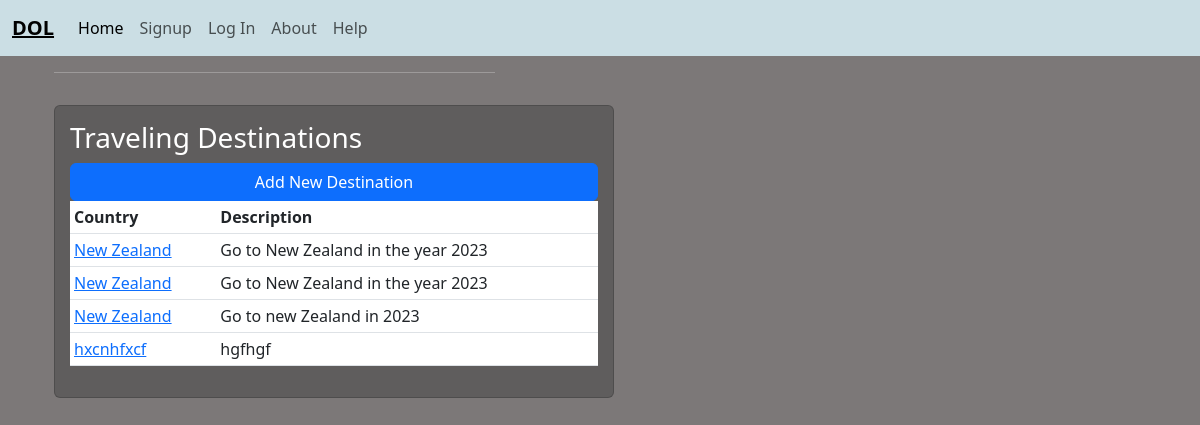
Before: /wishes/ with the older database file.
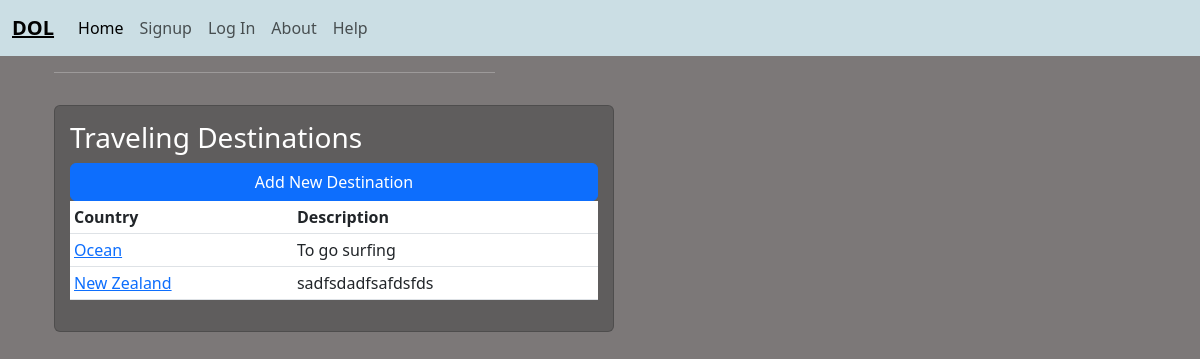
After: the same page with the newer database file.
### wishes/models.py (models this page shows, shortened)
class Wish(models.Model):
    summary = models.CharField(max_length=256)
    description = models.TextField()
    status = models.ForeignKey(
    Status,
    on_delete=models.CASCADE,
    null = True
    )
    author = models.ForeignKey(
        get_user_model(),
        on_delete=models.CASCADE
    )
    assignee = models.ForeignKey(
        get_user_model(),
        on_delete=models.CASCADE,
        null = True,
        related_name= "assignee"
    )
    created_on = models.DateTimeField(auto_now_add=True)

### wishes/views.py (the view)
# urls.py: path('', views.BoardView.as_view(), name ='board'),
class BoardView(ListView):
    template_name ="wishes/board.html"
    model = Wish

### templates/wishes/board.html (shortened to what this page needs)
{% extends 'base.html' %}
{% load static %}
{% block content %}
<body class="homeBody">
<div class="container">
    <div class="row">
        <div class="col-md-5">
            <hr>
            <div class ="card card-body">
                <h3>Traveling Destinations</h3>
                <a class="btn btn-primary" href="{% url 'new_wish' %}">Add New Destination</a>
                <table class ="table table-sm">
                    <tr>
                        <th>Country</th>
                        <th>Description</th>
                    </tr>
                    {% for wish in wish_list %}
                        <tr>
                            <td><a href="{% url 'wish_detail' wish.id %}">{{ wish.summary | truncatechars:150 }}</a></td>
                            <td>{{ wish.description | truncatechars:250 }}</td>
                        </tr>
                        {% endfor %}
                </table>
            </div>
        </div>
    </div>
</div>
</body>
{% endblock content %}

Changed rows visible on the page:
removed Wish: summary "New Zealand", description "Go to New Zealand in the year 2023"
removed Wish: summary "New Zealand", description "Go to New Zealand in the year 2023"
removed Wish: summary "New Zealand", description "Go to new Zealand in 2023"
removed Wish: summary "hxcnhfxcf", description "hgfhgf"
added Wish: summary "Ocean", description "To go surfing"
added Wish: summary "New Zealand", description "sadfsdadfsafdsfds"
